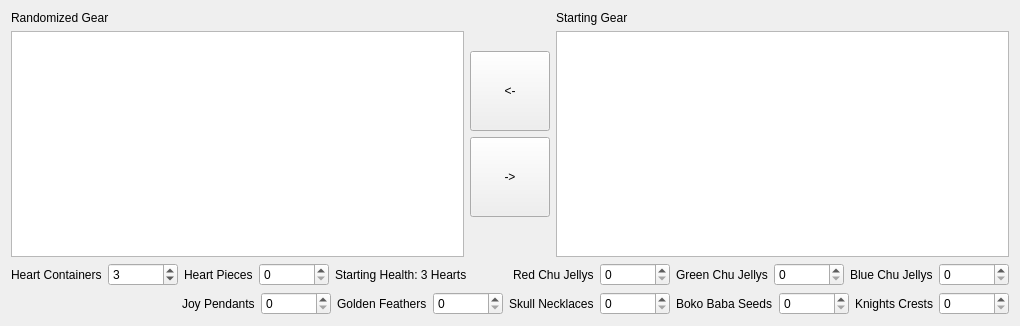
          <widget class="QWidget" name="starting_items_tab">
           <property name="enabled">
            <bool>true</bool>
           </property>
           <attribute name="title">
            <string>Starting Items</string>
           </attribute>
           <layout class="QVBoxLayout" name="verticalLayout_10">
            <item>
             <layout class="QHBoxLayout" name="horizontalLayout_9" stretch="10,1,10">
              <item>
               <layout class="QVBoxLayout" name="verticalLayout_8">
                <item>
                 <widget class="QLabel" name="label_for_randomized_gear">
                  <property name="text">
                   <string>Randomized Gear</string>
                  </property>
                 </widget>
                </item>
                <item>
                 <widget class="QListView" name="randomized_gear">
                  <property name="editTriggers">
                   <set>QAbstractItemView::EditTrigger::NoEditTriggers</set>
                  </property>
                  <property name="selectionMode">
                   <enum>QAbstractItemView::SelectionMode::ExtendedSelection</enum>
                  </property>
                 </widget>
                </item>
               </layout>
              </item>
              <item>
               <layout class="QVBoxLayout" name="verticalLayout_7">
                <item>
                 <spacer name="verticalSpacer_3">
                  <property name="orientation">
                   <enum>Qt::Orientation::Vertical</enum>
                  </property>
                  <property name="sizeHint" stdset="0">
                   <size>
                    <width>20</width>
                    <height>40</height>
                   </size>
                  </property>
                 </spacer>
                </item>
                <item>
                 <widget class="QPushButton" name="remove_gear">
                  <property name="minimumSize">
                   <size>
                    <width>0</width>
                    <height>80</height>
                   </size>
                  </property>
                  <property name="maximumSize">
                   <size>
                    <width>80</width>
                    <height>16777215</height>
                   </size>
                  </property>
                  <property name="text">
                   <string>&lt;-</string>
                  </property>
                 </widget>
                </item>
                <item>
                 <widget class="QPushButton" name="add_gear">
                  <property name="minimumSize">
                   <size>
                    <width>0</width>
                    <height>80</height>
                   </size>
                  </property>
                  <property name="maximumSize">
                   <size>
                    <width>80</width>
                    <height>16777215</height>
                   </size>
                  </property>
                  <property name="text">
                   <string>-&gt;</string>
                  </property>
                 </widget>
                </item>
                <item>
                 <spacer name="verticalSpacer_4">
                  <property name="orientation">
                   <enum>Qt::Orientation::Vertical</enum>
                  </property>
                  <property name="sizeHint" stdset="0">
                   <size>
                    <width>20</width>
                    <height>40</height>
                   </size>
                  </property>
                 </spacer>
                </item>
               </layout>
              </item>
              <item>
               <layout class="QVBoxLayout" name="verticalLayout_9">
                <item>
                 <widget class="QLabel" name="label_for_starting_gear">
                  <property name="text">
                   <string>Starting Gear</string>
                  </property>
                 </widget>
                </item>
                <item>
                 <widget class="QListView" name="starting_gear">
                  <property name="editTriggers">
                   <set>QAbstractItemView::EditTrigger::NoEditTriggers</set>
                  </property>
                  <property name="selectionMode">
                   <enum>QAbstractItemView::SelectionMode::ExtendedSelection</enum>
                  </property>
                 </widget>
                </item>
               </layout>
              </item>
             </layout>
            </item>
            <item>
             <layout class="QHBoxLayout" name="horizontalLayout_10">
              <item>
               <widget class="QLabel" name="label_for_starting_hcs">
                <property name="text">
                 <string>Heart Containers</string>
                </property>
               </widget>
              </item>
              <item>
               <widget class="QSpinBox" name="starting_hcs">
                <property name="minimumSize">
                 <size>
                  <width>70</width>
                  <height>0</height>
                 </size>
                </property>
                <property name="layoutDirection">
                 <enum>Qt::LayoutDirection::LeftToRight</enum>
                </property>
                <property name="minimum">
                 <number>1</number>
                </property>
                <property name="maximum">
                 <number>9</number>
                </property>
                <property name="value">
                 <number>3</number>
                </property>
                <property name="displayIntegerBase">
                 <number>10</number>
                </property>
               </widget>
              </item>
              <item>
               <widget class="QLabel" name="label_for_starting_pohs">
                <property name="text">
                 <string>Heart Pieces</string>
                </property>
               </widget>
              </item>
              <item>
               <widget class="QSpinBox" name="starting_pohs">
                <property name="minimumSize">
                 <size>
                  <width>70</width>
                  <height>0</height>
                 </size>
                </property>
                <property name="maximum">
                 <number>44</number>
                </property>
                <property name="value">
                 <number>0</number>
                </property>
                <property name="displayIntegerBase">
                 <number>10</number>
                </property>
               </widget>
              </item>
              <item>
               <widget class="QLabel" name="current_health">
                <property name="text">
                 <string>Starting Health: 3 Hearts</string>
                </property>
               </widget>
              </item>
              <item>
               <spacer name="horizontalSpacer_3">
                <property name="orientation">
                 <enum>Qt::Orientation::Horizontal</enum>
                </property>
                <property name="sizeHint" stdset="0">
                 <size>
                  <width>40</width>
                  <height>20</height>
                 </size>
                </property>
               </spacer>
              </item>
              <item>
               <widget class="QLabel" name="label_for_starting_red_chu_jellys">
                <property name="text">
                 <string>Red Chu Jellys</string>
                </property>
               </widget>
              </item>
              <item>
               <widget class="QSpinBox" name="starting_red_chu_jellys">
                <property name="minimumSize">
                 <size>
                  <width>70</width>
                  <height>0</height>
                 </size>
                </property>
                <property name="maximum">
                 <number>15</number>
                </property>
               </widget>
              </item>
              <item>
               <widget class="QLabel" name="label_for_starting_green_chu_jellys">
                <property name="minimumSize">
                 <size>
                  <width>89</width>
                  <height>0</height>
                 </size>
                </property>
                <property name="text">
                 <string>Green Chu Jellys</string>
                </property>
               </widget>
              </item>
              <item>
               <widget class="QSpinBox" name="starting_green_chu_jellys">
                <property name="minimumSize">
                 <size>
                  <width>70</width>
                  <height>0</height>
                 </size>
                </property>
                <property name="maximum">
                 <number>15</number>
                </property>
               </widget>
              </item>
              <item>
               <widget class="QLabel" name="label_for_starting_blue_chu_jellys">
                <property name="text">
                 <string>Blue Chu Jellys</string>
                </property>
               </widget>
              </item>
              <item>
               <widget class="QSpinBox" name="starting_blue_chu_jellys">
                <property name="minimumSize">
                 <size>
                  <width>70</width>
                  <height>0</height>
                 </size>
                </property>
                <property name="maximum">
                 <number>15</number>
                </property>
               </widget>
              </item>
             </layout>
            </item>
            <item>
             <layout class="QHBoxLayout" name="horizontalLayout_23">
              <item>
               <spacer name="horizontalSpacer_4">
                <property name="orientation">
                 <enum>Qt::Orientation::Horizontal</enum>
                </property>
                <property name="sizeHint" stdset="0">
                 <size>
                  <width>40</width>
                  <height>20</height>
                 </size>
                </property>
               </spacer>
              </item>
              <item>
               <widget class="QLabel" name="label_for_starting_joy_pendants">
                <property name="text">
                 <string>Joy Pendants</string>
                </property>
               </widget>
              </item>
              <item>
               <widget class="QSpinBox" name="starting_joy_pendants">
                <property name="minimumSize">
                 <size>
                  <width>70</width>
                  <height>0</height>
                 </size>
                </property>
                <property name="maximum">
                 <number>40</number>
                </property>
               </widget>
              </item>
              <item>
               <widget class="QLabel" name="label_for_starting_golden_feathers">
                <property name="text">
                 <string>Golden Feathers</string>
                </property>
               </widget>
              </item>
              <item>
               <widget class="QSpinBox" name="starting_golden_feathers">
                <property name="minimumSize">
                 <size>
                  <width>70</width>
                  <height>0</height>
                 </size>
                </property>
                <property name="maximum">
                 <number>20</number>
                </property>
               </widget>
              </item>
              <item>
               <widget class="QLabel" name="label_for_starting_skull_necklaces">
                <property name="text">
                 <string>Skull Necklaces</string>
                </property>
               </widget>
              </item>
              <item>
               <widget class="QSpinBox" name="starting_skull_necklaces">
                <property name="minimumSize">
                 <size>
                  <width>70</width>
                  <height>0</height>
                 </size>
                </property>
                <property name="maximum">
                 <number>23</number>
                </property>
               </widget>
              </item>
              <item>
               <widget class="QLabel" name="label_for_starting_boko_baba_seeds">
                <property name="text">
                 <string>Boko Baba Seeds</string>
                </property>
               </widget>
              </item>
              <item>
               <widget class="QSpinBox" name="starting_boko_baba_seeds">
                <property name="minimumSize">
                 <size>
                  <width>70</width>
                  <height>0</height>
                 </size>
                </property>
                <property name="maximum">
                 <number>10</number>
                </property>
               </widget>
              </item>
              <item>
               <widget class="QLabel" name="label_for_starting_knights_crests">
                <property name="minimumSize">
                 <size>
                  <width>78</width>
                  <height>0</height>
                 </size>
                </property>
                <property name="text">
                 <string>Knights Crests</string>
                </property>
                <property name="alignment">
                 <set>Qt::AlignmentFlag::AlignRight|Qt::AlignmentFlag::AlignTrailing|Qt::AlignmentFlag::AlignVCenter</set>
                </property>
               </widget>
              </item>
              <item>
               <widget class="QSpinBox" name="starting_knights_crests">
                <property name="minimumSize">
                 <size>
                  <width>70</width>
                  <height>0</height>
                 </size>
                </property>
                <property name="maximum">
                 <number>10</number>
                </property>
               </widget>
              </item>
             </layout>
            </item>
           </layout>
          </widget>
